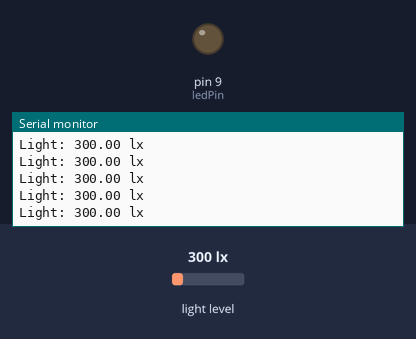
The program below on a simulated Arduino Uno, built with avr-gcc and run on an emulated ATmega328P. Parts: output pins drawn as LEDs (lit = HIGH), the last lines printed to the serial monitor. The test bench sets the inputs (shaded band); at power-on: light level 300 lx.

Above: at 1.2 s.
1.3 s: light level set to 1000 lx
At 2.3 s:
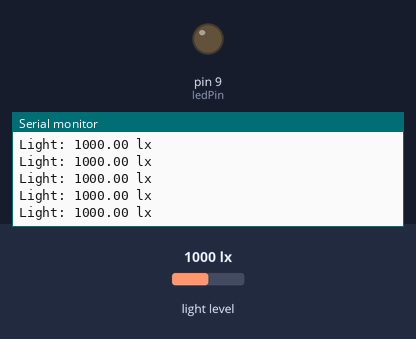
4.3 s: light level set to 40 lx
At 5.0 s:
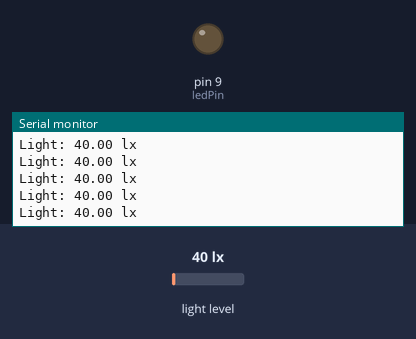
Timing chart, 0 to 7.3 s (numbered marks = the images above; inputs shaded):
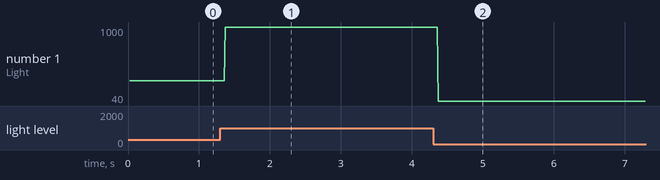

Measured:
- after the input at 1.3 s, the serial monitor: prints a new line after 0.07 s (image 1)
- after the input at 4.3 s, the serial monitor: prints a new line after 0.08 s (image 2)
- plotted number 1: 300 → 1000 after the input at 1.3 s, 1000 → 40 after the input at 4.3 s

The program:

main.cpp
```cpp
/**
 * Franklin Impianro Turnip
 * 2203211
 * C2
*/

#include <Arduino.h>
#include <BH1750.h>
#include <Wire.h>

BH1750 lightMeter(0x23);
uint8_t ledPin = 9;
bool ledOn = false, ledSwitch = false;
float highLightLux = 50;
float lowLightLux = 20;

void setup() {
  Serial.begin(9600);
  Wire.begin();
  pinMode(ledPin, OUTPUT);
  if (lightMeter.begin(BH1750::CONTINUOUS_HIGH_RES_MODE)) {
    Serial.println(F("BH1750 Advanced begin"));
  } else {
    Serial.println(F("Error initialising BH1750"));
  }
}

void loop() {
  if (lightMeter.measurementReady()) {
    float lux = lightMeter.readLightLevel();
    Serial.print("Light: ");
    Serial.print(lux);
    Serial.println(" lx");

    if(ledOn) {
      if(lux >= highLightLux) {
        ledSwitch = true;
        ledOn = false;
      }
    } else {
      if(lux <= lowLightLux) {
        ledSwitch = true;
        ledOn = true;
      }
    }

    if(ledSwitch) {
      if(ledOn) {
        digitalWrite(ledPin, HIGH);
      } else {
        digitalWrite(ledPin, LOW);
      }
      ledSwitch = false;
    }
  }
}
```
